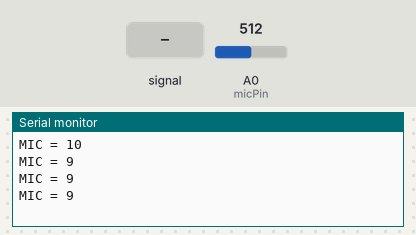
Bench run of a sketch on a simulated Arduino Uno, built with avr-gcc and run on an emulated ATmega328P. Parts: the last lines printed to the serial monitor. Inputs (shaded band) come from the test bench; at power-on: A0 (micPin) = 512.

Above: at 1.2 s.
1.3 s: A0 (micPin) fed a 200 Hz sine of ±81 counts around its level
At 1.56 s:
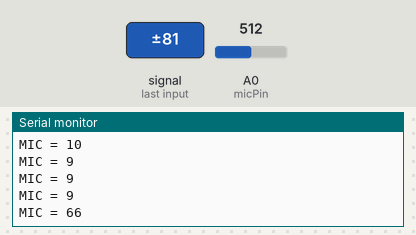
2.8 s: A0 (micPin) set to 306
At 2.84 s:
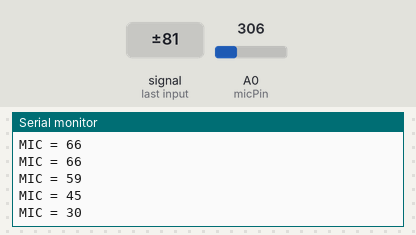
4.3 s: A0 (micPin) fed a 1000 Hz sine of ±255 counts around its level
At 4.76 s:
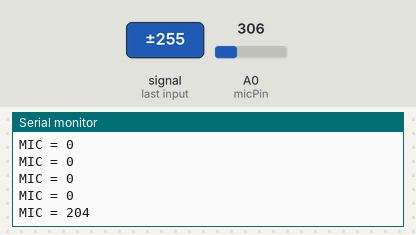
Timing chart, 0 to 7.3 s (numbered marks = the images above; inputs shaded):
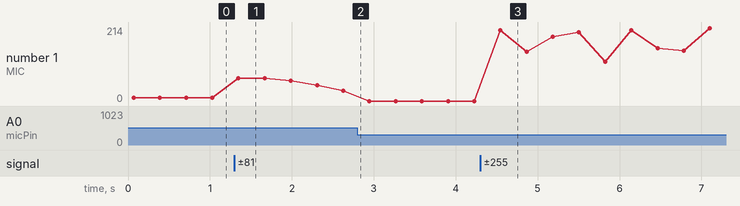

Measured:
- after the input at 1.3 s, the serial monitor: prints a new line after 0.05 s (image 1)
- after the input at 4.3 s, the serial monitor: prints a new line after 0.25 s (image 3)
- plotted number 1: 9 → 30 after the input at 1.3 s, 30 → 0 after the input at 2.8 s, 0 → 150 after the input at 4.3 s

The sketch:

micOutput_envelope_sketch.ino
```cpp
#define SILENT_VALUE 333 // starting neutral mic value (self-correcting)1

int micPin = A0;
int micVal = 0;

const int avgSmoothing = 10;
const int envSmoothing = 2;
const int numSamples = 500;

void setup() {
    Serial.begin(9600);         // open the serial connection to your PC
}

void loop() {

  micVal = getSound();
  Serial.print( "MIC = " );
  Serial.println( micVal );

  delay(250);

}

int getSound() {
  static int average = SILENT_VALUE;
  static int avgEnvelope = 0;
  int envelope = 0;

  for ( int i = 0; i< numSamples; i++ ) {
    int sound = analogRead(micPin);
    int sampleEnvelope = abs(sound - average);
    envelope = (sampleEnvelope+envelope)/2;
    avgEnvelope = (envSmoothing * avgEnvelope + sampleEnvelope) / (envSmoothing + 1);
    average = (avgSmoothing * average + sound) / (avgSmoothing + 1);
  }
  return envelope;
}
```
